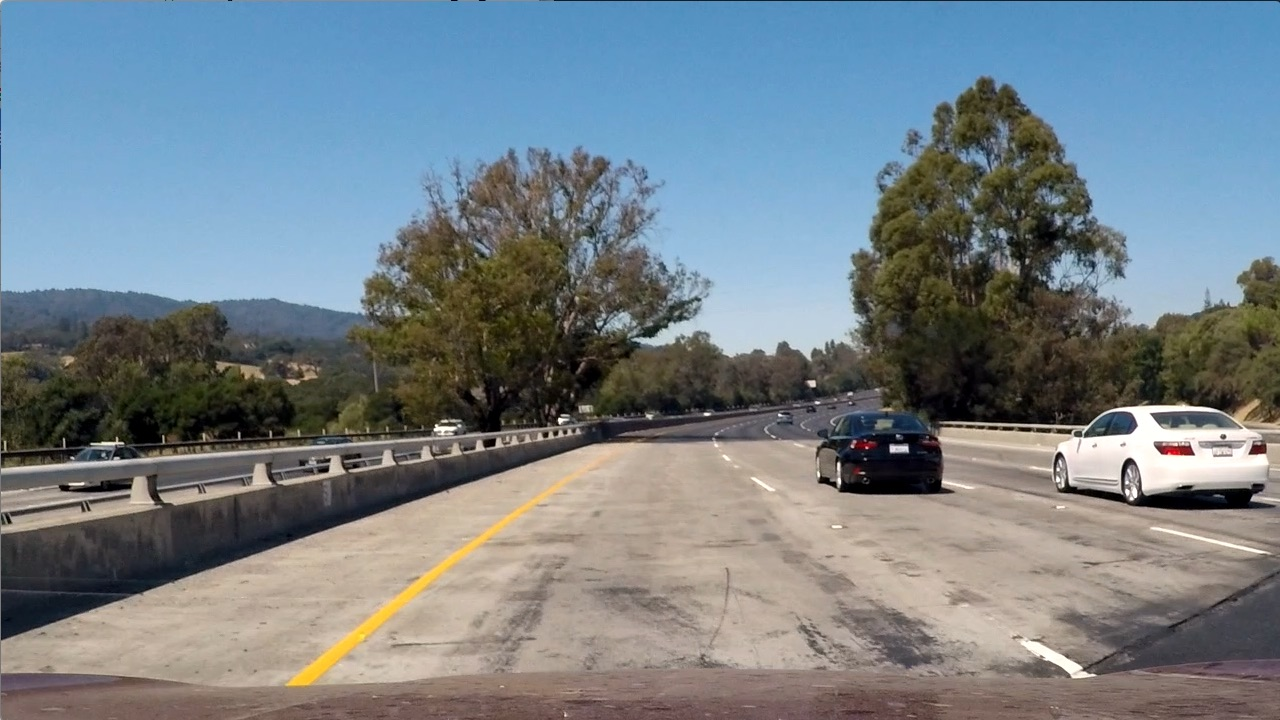
#> input picture vehicle_detection/test/test1.jpg, 1280 x 720 px
$ python -i lane_detection.py   (imports and definitions only)   (older library calls are emulated)
#> lines starting #> are read from the running program, lines starting #| are printed output that depends on the picture; after the words box and inside, x2 and y2 are one past the last pixel; in counts of white or black regions, pixels touching at a corner belong together
import os
import numpy as np
import cv2
import matplotlib.pyplot as plt
import glob
import pickle
import random, os , sys
from random import choice
import pipeline

# Function to get object points given number of corners
# in x and y directions
# [4 lines left out: function get_objp, not called in this run]

# Function to calibrate camera given calibration images
def camera_calibration(directory, nx, ny, draw = False):
    images = glob.glob(os.path.join(directory, 'calibration*.jpg'))
    objpoints = []
    imgpoints = []
    for fname in images:
        img = cv2.imread(fname)
        gray = cv2.cvtColor(img, cv2.COLOR_BGR2GRAY)
        # Try nx and ny first, then reduces the numbers if not found
        ret, corners = cv2.findChessboardCorners(gray, (nx, ny), None)
        objp = get_objp(nx, ny)
        if ret is False:
            ret, corners = cv2.findChessboardCorners(gray, (nx - 1, ny), None)
            objp = get_objp(nx - 1, ny)
        if ret is False:
            ret, corners = cv2.findChessboardCorners(gray, (nx, ny - 1), None)
            objp = get_objp(nx, ny - 1)
        if ret is False:
            ret, corners = cv2.findChessboardCorners(gray, (nx - 1, ny - 1), None)
            objp = get_objp(nx - 1, ny - 1)
        if ret is False:
            ret, corners = cv2.findChessboardCorners(gray, (nx - 2, ny), None)
            objp = get_objp(nx - 2, ny)
        if ret is False:
            ret, corners = cv2.findChessboardCorners(gray, (nx, ny - 2), None)
            objp = get_objp(nx, ny - 2)
        if ret is False:
            ret, corners = cv2.findChessboardCorners(gray, (nx - 2, ny - 2), None)
            objp = get_objp(nx - 2, ny - 2)

        if ret is True:
            imgpoints.append(corners)
            objpoints.append(objp)
            # If we want to draw the corners
            if draw is True:
                img = cv2.drawChessboardCorners(img, (nx, ny), corners, ret)
        else:
            print('Could not find corners from %s' %fname)
    ret, mtx, dist, rvecs, tvecs = cv2.calibrateCamera(objpoints, imgpoints, gray.shape[::-1], None, None)
    return mtx, dist

# [1 line that did not run here, left out]

cal_pickle = {}
# [1 line that did not run here, left out]
# [1 line that did not run here, left out]
# [5 lines not run here, left out]
# [1 line that did not run here, left out]
# [1 line that did not run here, left out]

# Try distortion on calibration images first
cal_imgs = glob.glob(os.path.join('static/camera_cal/', 'calibration*'))
# [3 lines not run here, left out]
src = np.float32([(300,720),(1100,720),(730,480),(580,480)])
dst = np.float32([(300,720),(1100,720),(1100,0),(300,0)])

# Function to get the M and M inverse matrix for perspective transform
def PerspectiveTransform(src, dst):
    M = cv2.getPerspectiveTransform(src, dst)
    Minv = cv2.getPerspectiveTransform(dst, src)
    return M, Minv

# Get the transform matrices
M, Minv = PerspectiveTransform(src, dst)
# and threshold min / max values.
def abs_sobel_thresh(img, orient = 'x', thresh_min = 0, thresh_max = 255):
    # Convert to grayscale
#> called with orient = 'x', thresh_min = 30, thresh_max = 255
    gray = cv2.cvtColor(img, cv2.COLOR_RGB2GRAY)
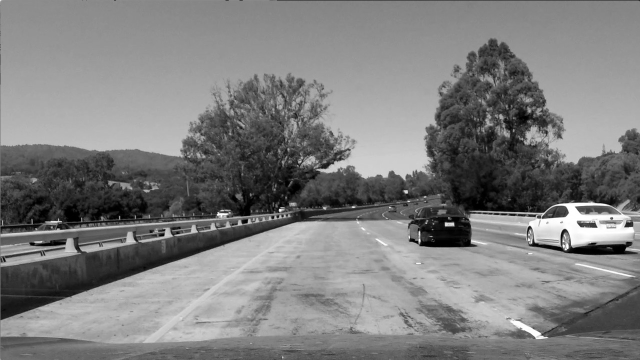
#> gray: shape (720, 1280) (shown at 1/2 size); min 0, max 255, mean 126.1
    # Apply x or y gradient with the OpenCV Sobel() function
    # and take the absolute value
    if orient == 'x':
        abs_sobel = np.absolute(cv2.Sobel(gray, cv2.CV_64F, 1, 0))
    elif orient == 'y':
        abs_sobel = np.absolute(cv2.Sobel(gray, cv2.CV_64F, 0, 1))
    # Rescale back to 8 bit integer
    scaled_sobel = np.uint8(255*abs_sobel/np.max(abs_sobel))
    # Create a copy of the image
    binary = np.zeros_like(scaled_sobel)
    # Apply the threshold
    binary[(scaled_sobel >= thresh_min) & (scaled_sobel <= thresh_max)] = 1
    return binary

def thresholding(img, s_thresh=(170, 255), sx_thresh=(30, 255)):
    # Sobel x
    sobel_x = abs_sobel_thresh(img, 'x', 30, 255)
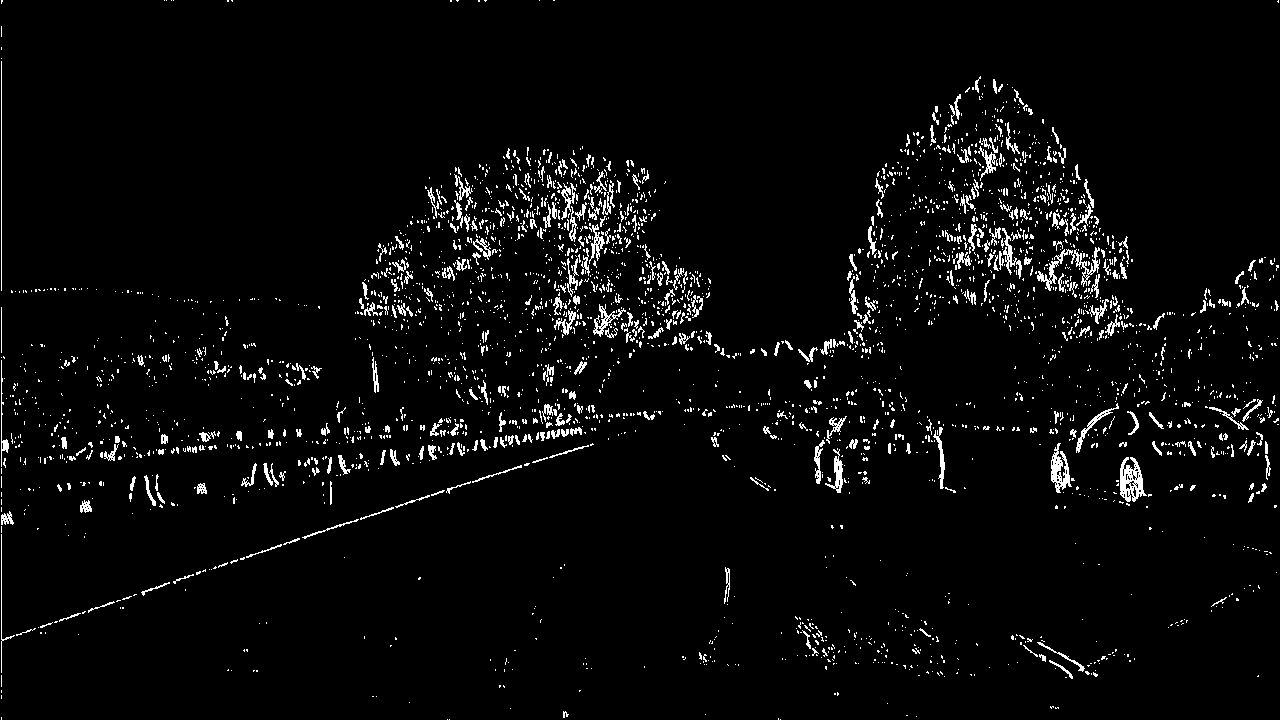
#> sobel_x: shape (720, 1280); values 0 (black) and 1 (white), 3.7% white in thin lines or dots

    # White and yellow from RGB
    rgb_white = cv2.inRange(img, (200, 200, 200), (255, 255, 255))
#> rgb_white: shape (720, 1280); 1.2% white; 155 white regions (130 under 20 px), largest, box (x1, y1, x2, y2) and area: (1055, 405, 1268, 491) 8780, (1019, 638, 1096, 678) 737, (1151, 527, 1267, 553) 337
    rgb_yellow = cv2.inRange(img, (20, 100, 100), (50, 255, 255))
#> rgb_yellow: shape (720, 1280); every value is 0

    # White and yellow from HSV
    hsv = cv2.cvtColor(img, cv2.COLOR_RGB2HSV)
#> hsv: shape (720, 1280, 3); mean H, S, V 60.3, 78, 149.5
    hsv_white = cv2.inRange(hsv, (200, 200, 200), (255, 255, 255))
    hsv_yellow = cv2.inRange(hsv, (20, 100, 100), (50, 255, 255))
#> hsv_yellow: shape (720, 1280); 0.6% white; 229 white regions (206 under 20 px), largest, box (x1, y1, x2, y2) and area: (286, 498, 540, 688) 3112, (1225, 306, 1258, 336) 351, (1178, 323, 1202, 343) 180

    # S channel from HLS
    hls = cv2.cvtColor(img, cv2.COLOR_RGB2HLS)
#> hls: shape (720, 1280, 3); mean of channels 0, 1, 2 60.2, 126.7, 74.4
    s = hls[:,:,2]
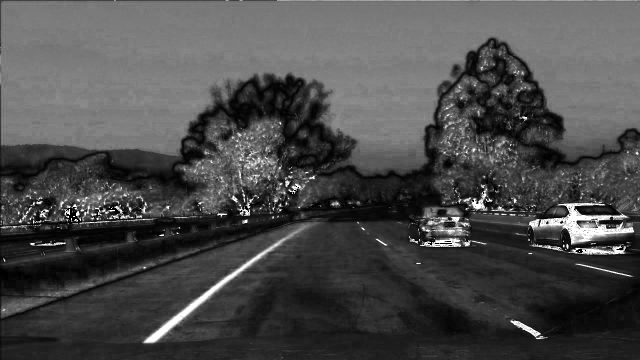
#> s: shape (720, 1280) (shown at 1/2 size); min 0, max 255, mean 74.4
    s_output = np.zeros_like(s)
    s_output[(s > 170) & (s <= 255)] = 1

    # White and yellow from HLS
    hls_white = cv2.inRange(hls, (200,200,200), (255,255,255))
    hls_yellow = cv2.inRange(hls, (20, 100, 100), (50, 255, 255))
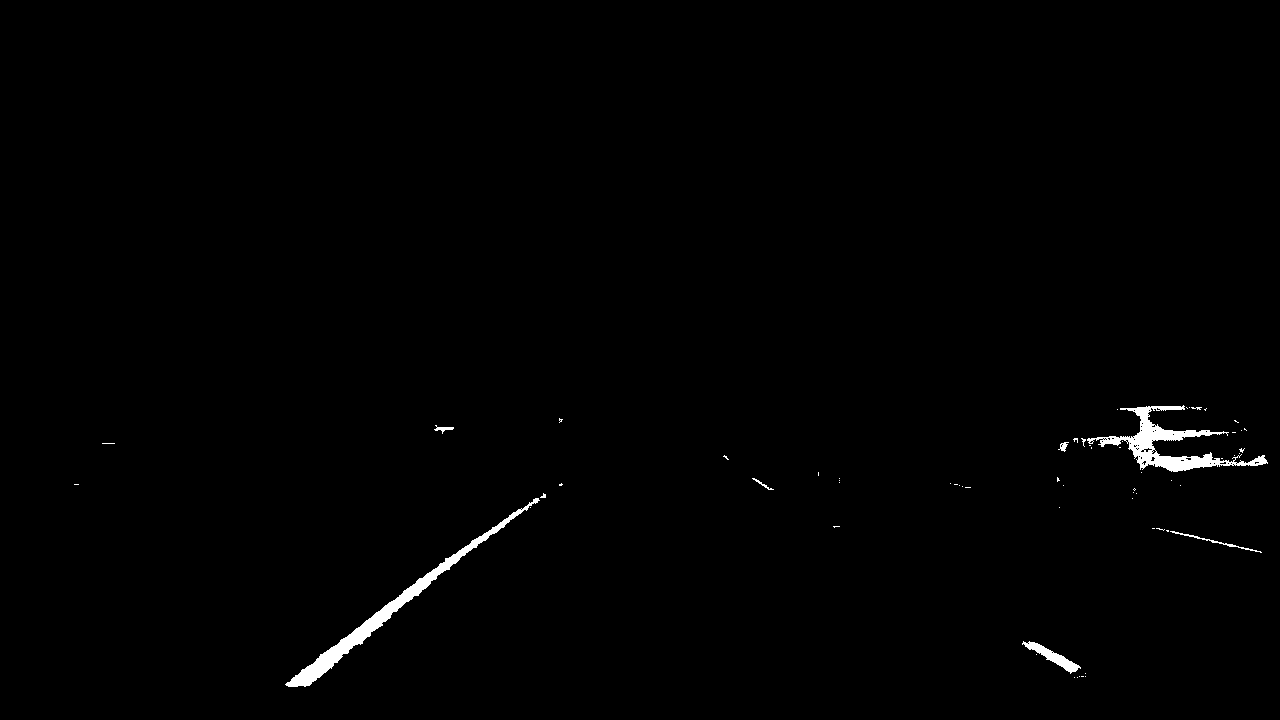
#> hls_yellow: shape (720, 1280); 0.78% white; 63 white regions (56 under 20 px), largest, box (x1, y1, x2, y2) and area: (285, 498, 540, 687) 3121, (1087, 405, 1268, 472) 2947, (1022, 641, 1081, 674) 522

    masked = sobel_x | s_output | rgb_white | rgb_yellow | hsv_white | hsv_yellow | hls_white | hls_yellow
    return masked

# Define conversions in x and y from pixels space to meters
ym_per_pix = 30/720 # meters per pixel in y dimension
xm_per_pix = 3.7/700 # meteres per pixel in x dimension

# Function to find max value and index for an array from left to right
# [92 lines left out: functions FindMaxInd, RejectOutlier, FindLines, detect_lane, not called in this run]

>>> import cv2
>>> picture = cv2.cvtColor(cv2.imread('../vehicle_detection/test/test1.jpg'), cv2.COLOR_BGR2RGB)
>>> result = thresholding(picture)
